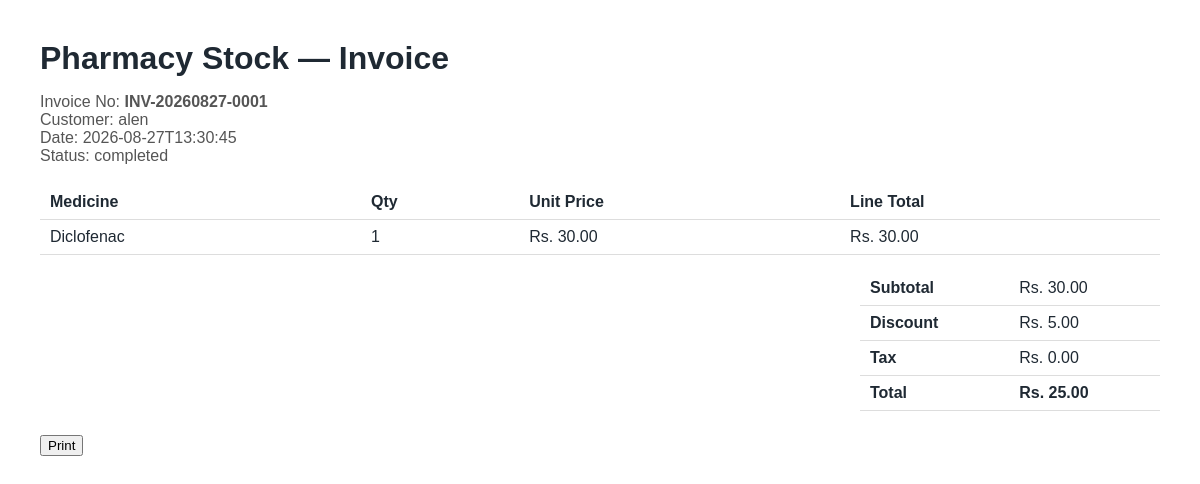
Page /sales/1/print on the committed database.
### tables this page shows
CREATE TABLE sales (
            id INTEGER PRIMARY KEY AUTOINCREMENT,
            invoice_no TEXT,
            customer_name TEXT,
            sale_date TEXT NOT NULL,
            subtotal REAL NOT NULL,
            discount REAL NOT NULL DEFAULT 0,
            tax REAL NOT NULL DEFAULT 0,
            total REAL NOT NULL,
            status TEXT NOT NULL DEFAULT 'completed'
        );

CREATE TABLE sale_items (
            id INTEGER PRIMARY KEY AUTOINCREMENT,
            sale_id INTEGER NOT NULL,
            medicine_id INTEGER,
            medicine_name TEXT NOT NULL,
            quantity INTEGER NOT NULL,
            unit_price REAL NOT NULL,
            line_total REAL NOT NULL,
            FOREIGN KEY (sale_id) REFERENCES sales (id)
        );

### app.py (the view)
@app.route("/sales/<int:sale_id>/print")
def print_invoice(sale_id):
    conn = get_db_connection()
    sale = conn.execute("SELECT * FROM sales WHERE id = ?", (sale_id,)).fetchone()
    items = conn.execute("SELECT * FROM sale_items WHERE sale_id = ?", (sale_id,)).fetchall()
    conn.close()
    return render_template("sale_print.html", sale=sale, items=items)

### app.py (called while the page is built)
def get_db_connection():
    conn = sqlite3.connect(DB_NAME)
    conn.row_factory = sqlite3.Row  # lets us access columns by name
    conn.execute("PRAGMA foreign_keys = ON")
    return conn

### templates/sale_print.html (shortened to what this page needs)
<!DOCTYPE html>
<html lang="en">
<head>
</head>
<body>
    <h1>Pharmacy Stock — Invoice</h1>
    <p class="meta">
        Invoice No: <strong>{{ sale.invoice_no }}</strong><br>
        Customer: {{ sale.customer_name }}<br>
        Date: {{ sale.sale_date }}<br>
        Status: {{ sale.status }}
    </p>
    <table>
        <thead>
            <tr><th>Medicine</th><th>Qty</th><th>Unit Price</th><th>Line Total</th></tr>
        </thead>
        <tbody>
            {% for item in items %}
                <tr>
                    <td>{{ item.medicine_name }}</td>
                    <td>{{ item.quantity }}</td>
                    <td>Rs. {{ "%.2f"|format(item.unit_price) }}</td>
                    <td>Rs. {{ "%.2f"|format(item.line_total) }}</td>
                </tr>
            {% endfor %}
        </tbody>
    </table>
    <table class="totals-table">
        <tr><th>Subtotal</th><td>Rs. {{ "%.2f"|format(sale.subtotal) }}</td></tr>
        <tr><th>Discount</th><td>Rs. {{ "%.2f"|format(sale.discount) }}</td></tr>
        <tr><th>Tax</th><td>Rs. {{ "%.2f"|format(sale.tax) }}</td></tr>
        <tr><th>Total</th><td><strong>Rs. {{ "%.2f"|format(sale.total) }}</strong></td></tr>
    </table>
    <div class="print-btn">
        <button onclick="window.print()">Print</button>
    </div>
</body>
</html>

### templates/sale_print.html (style rules this page uses)
body { font-family: Arial, sans-serif; margin: 40px; color: #1f2933; }
h1 { margin-bottom: 4px; }
table { width: 100%; border-collapse: collapse; margin-top: 16px; }
th, td { padding: 8px 10px; text-align: left; border-bottom: 1px solid #ddd; }
.totals-table { width: 300px; margin-left: auto; margin-top: 16px; }
.meta { color: #555; margin-bottom: 20px; }
.print-btn { margin-top: 24px; }

### rows in the picture
sales: invoice_no "INV-20260827-0001", customer_name "alen", sale_date "2026-08-27T13:30:45", status "completed", subtotal "30.00", discount "5.00", tax "0.00", total "25.00"
sale_items: medicine_name "Diclofenac", quantity "1", unit_price "30.00", line_total "30.00"
